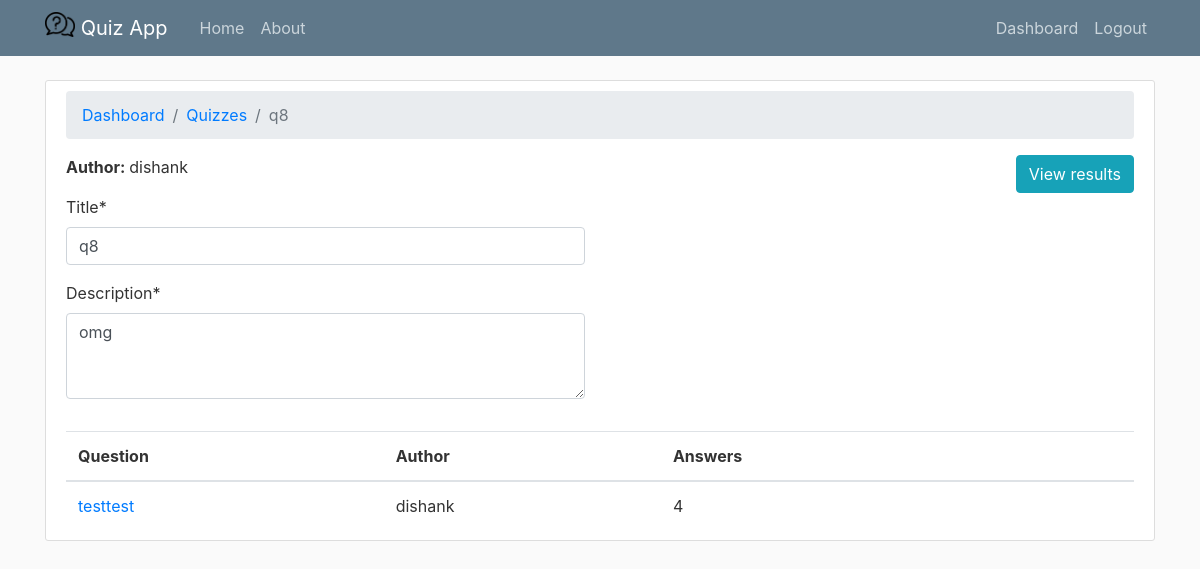
Screenshot of /quiz/8/ (signed in) with the database file from the repository.
### dashboard/models.py (models this page shows, shortened)
class Quiz(models.Model):
    title = models.CharField(max_length = 100)
    description = models.TextField()
    author = models.ForeignKey(Teacher, on_delete=models.CASCADE,related_name='quizzes')

class Teacher(models.Model):
    user = models.OneToOneField(User, on_delete=models.CASCADE, primary_key=True)
    def __str__(self):
        return self.user.username

class User(AbstractUser):
    is_student = models.BooleanField(default=False)
    is_teacher = models.BooleanField(default=False)

class SelectedQuestion(models.Model):
    question = models.ForeignKey(Question, on_delete=models.CASCADE, related_name='selected_question')
    quiz = models.ForeignKey(Quiz, on_delete=models.CASCADE, related_name='selected_question')

class Question(models.Model):
    text = models.CharField('Question', max_length=255)
    author = models.ForeignKey(Teacher, on_delete=models.CASCADE,related_name='questions')

### dashboard/views.py (the view, shortened to what this page needs)
# urls.py: path('quiz/<int:pk>/', UpdateQuizView.as_view(), name='quiz-edit'),
@method_decorator(login_required, name="dispatch")
class UpdateQuizView(UpdateView):
    model = Quiz
    fields = ('title', 'description', )
    context_object_name = 'quiz'
    template_name = 'dashboard/quiz_edit.html'
    def get_context_data(self, **kwargs):
        kwargs['questions'] = self.get_object().selected_question.annotate(answer_count = Count(F('question__answers')))
        return super().get_context_data(**kwargs)

### dashboard/templates/dashboard/quiz_edit.html (shortened to what this page needs)
{% extends "dashboard/base.html" %}
{% load crispy_forms_tags %}
{% block content %}
<div class="content-section">
    <nav aria-label="breadcrumb">
      <ol class="breadcrumb">
        <li class="breadcrumb-item"><a href="{% url 'teacher-dashboard' %}">Dashboard</a></li>
        <li class="breadcrumb-item"><a href="{% url 'quiz-view' %}">Quizzes</a></li>
        <li class="breadcrumb-item active" aria-current="page">{{ quiz.title }}</li>
      </ol>
    </nav>
    <div class="row mb-3">
      <div class="col-md-6 col-sm-8 col-12">
        <p><strong>Author: </strong>{{ quiz.author}}</p>
        <form method="post" novalidate>
          {{ form|crispy }}
        </form>
      </div>
      <div class="col-md-6 col-sm-8 col-12">
        <a href="#" class="btn btn-info float-right">View results</a>
      </div>
    </div>
    <div class="table-responsive">
      <table class="table mb-0">
        <thead>
          <tr>
            <th>Question</th>
            <th>Author</th>
            <th>Answers</th>
            <th></th>
            <th></th>
          </tr>
        </thead>
        <tbody>
          {% for q in questions %}
          <tr>
            <td class="align-middle"><a href="{% url 'question-edit' q.question.pk %}">{{ q.question.text }}</a></td>
            <td class="align-middle">{{ q.question.author }}</td>
            <td class="align-middle">{{ q.answer_count }}</td>
            {% if q.question.author == user.teacher %}
            <td class="align-middle">
              <a href="{% url 'question-edit' q.question.pk %}" class="btn btn-warning">Edit Question</a>
            </td>
            {% else %}
            <td class="align-middle">
            </td>
            {% endif %}
            {% if quiz.author == user.teacher %}
            <td class="align-middle">
              <a href="{% url 'question-remove' quiz.pk q.pk  %}" class="btn btn-danger">Remove Question</a>
            </td>
            {% else %}
            <td class="align-middle">
            </td>
            {% endif %}
          </tr>
          {% empty %}
            <tr>
              <td class="bg-light text-center font-italic" colspan="5">There are no questions in this quiz yet. {% if quiz.author == user.teacher %}Go ahead and <a href="{% url 'quiz-select' quiz.pk %}">add the first question</a>.{% endif %}</td>
            </tr>
          {% endfor %}
        </tbody>
      </table>
    </div>
</div>
{% endblock %}

### dashboard/static/dashboard/main.css (style rules this page uses)
body { background: #fafafa; color: #333333; margin-top: 5rem; }
.content-section { background: #ffffff; padding: 10px 20px; border: 1px solid #dddddd; border-radius: 3px; margin-bottom: 20px; }

### rows the page displays
Quiz: title "q8", author "dishank", description "omg"
SelectedQuestion: question.text "testtest", question.author "dishank", answer_count "4"
